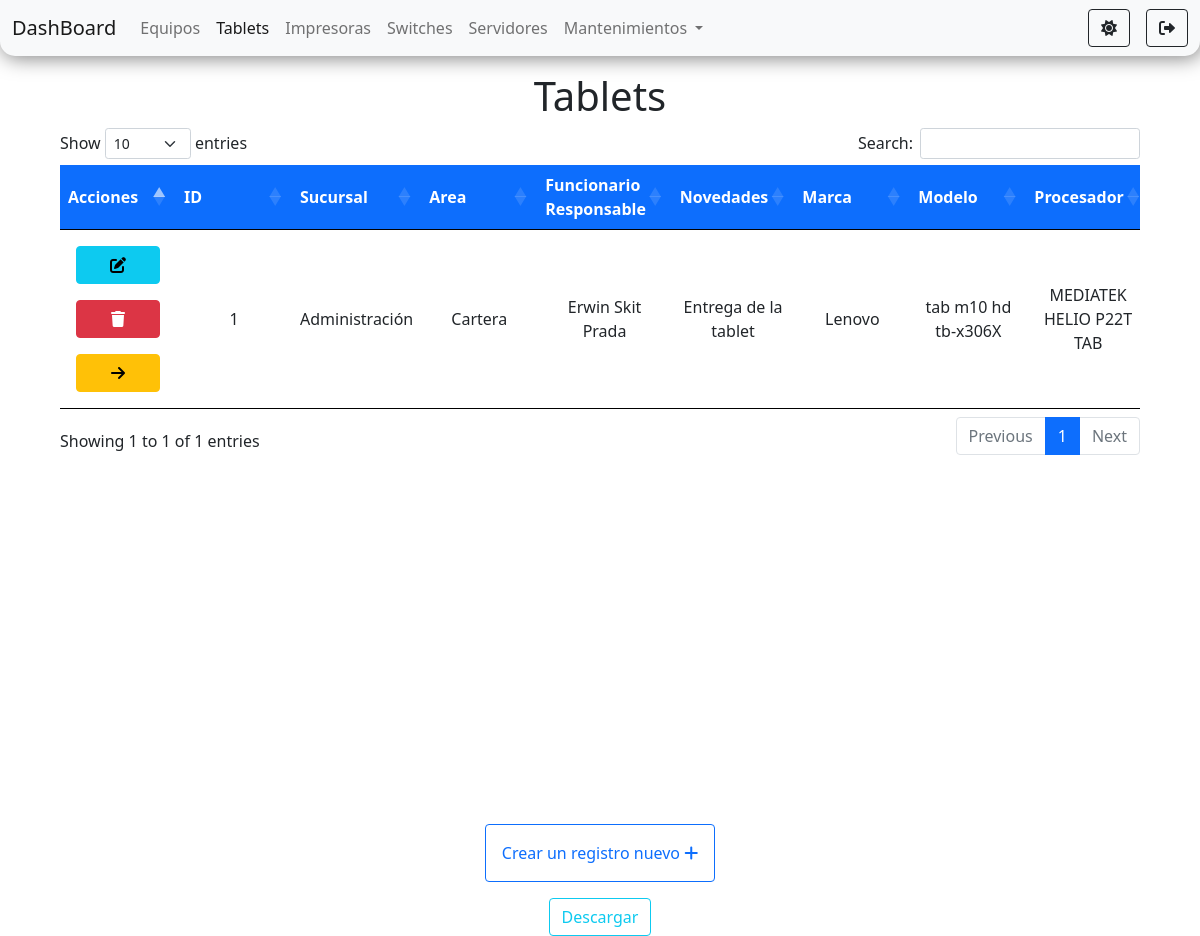
Page /pages/tablets/tablets.php (signed in) on the earlier database version.
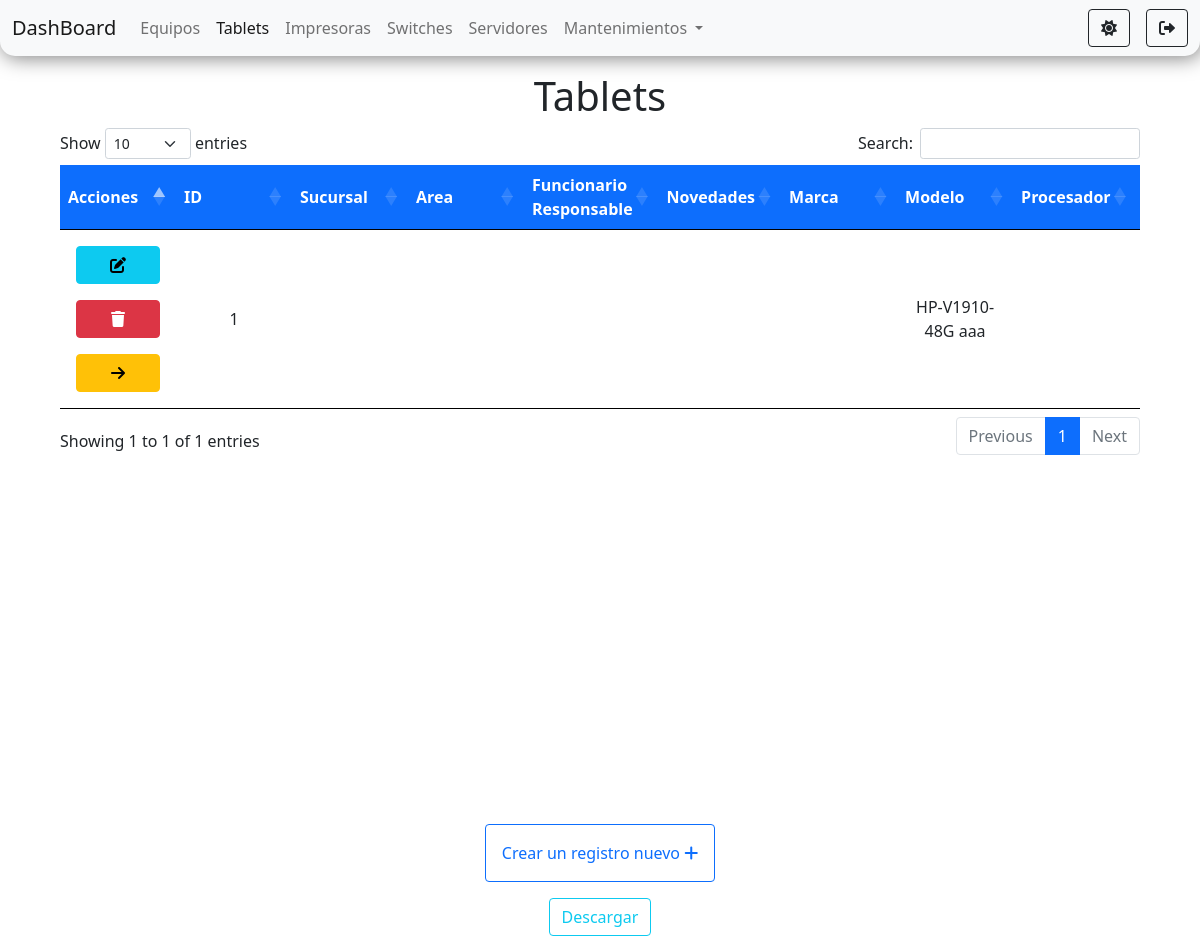
Same page on the later database version.
### tables this page shows
CREATE TABLE `tablets` (
  `id` int(11) NOT NULL,
  `sucursal` varchar(100) NOT NULL,
  `area` varchar(100) NOT NULL,
  `funcionario_responsable` varchar(100) NOT NULL,
  `novedades` varchar(100) NOT NULL,
  `marca` varchar(100) NOT NULL,
  `modelo` varchar(100) NOT NULL,
  `procesador` varchar(100) NOT NULL,
  `nucleos` int(11) NOT NULL,
  `ram` int(11) NOT NULL,
  `resolucion` varchar(100) NOT NULL,
  `serial` varchar(100) NOT NULL,
  `imei` int(11) NOT NULL,
  `bateria` int(11) NOT NULL,
  `rom` int(11) NOT NULL,
  `camara_frontal` int(11) NOT NULL,
  `camara_trasera` int(11) NOT NULL,
  `os` varchar(100) NOT NULL
);

### tables/tables.php (called while the page is built, shortened)
<?php
    $tablets = "SELECT * FROM tablets";
    $tabletssResult = $connection->query($tablets);
?>

### pages/tablets/tablets.php (the view, shortened to what the changed rows need)
<?php
    require_once('../../connection/connection.php');
    require_once('../../tables/tables.php');
?>
<!doctype html>
<html lang="es">
<head>
    <link rel="stylesheet" href="https://cdnjs.cloudflare.com/ajax/libs/font-awesome/6.0.0-beta2/css/all.min.css" />
    <link href="https://cdn.jsdelivr.net/npm/bootstrap@5.1.2/dist/css/bootstrap.min.css" rel="stylesheet"
>
    <link rel="stylesheet" href="https://cdn.datatables.net/1.11.3/css/dataTables.bootstrap5.min.css">
    <link rel="stylesheet" href="../../styles/styles.css">
</head>
<body id="body">
    <div class="container-fluid d-flex flex-column align-items-center mt-3">
        <h1>Tablets</h1>
        <div class="tabla">
            <table id="equipos" class="table text-center mt-4">
                <thead>
                    <tr class="bg-primary text-white">
                        <th scope="col">Acciones</th>
                        <th scope="col">ID</th>
                        <th scope="col">Sucursal</th>
                        <th scope="col">Area</th>
                        <th scope="col">Funcionario Responsable</th>
                        <th scope="col">Novedades</th>
                        <th scope="col">Marca</th>
                        <th scope="col">Modelo</th>
                        <th scope="col">Procesador</th>
                        <th scope="col">Nucleos</th>
                    </tr>
                </thead>
                <tbody>
                    <?php
                        if($tabletssResult ->num_rows>0){
                            while($row = $tabletssResult ->fetch_assoc()){
                    ?>
                    <tr id="tr<?php echo $row['id']?>">
                    <td class="d-flex flex-column justify-content-around">
                            <a href="./edid.php/?id=<?php echo $row['id']?>" class="btn btn-info m-2"  title="editar"><i class="fas fa-edit"></i></a>
                            <a  onclick="confirmar('<?php echo $row['id']?>', 'tablets')" class="btn btn-danger m-2"  title="eliminar"><i class="fas fa-trash"></i></a>
                            <a  onclick="select('<?php echo $row['id']?>')" class="btn btn-warning m-2"  title="seleccionar"><i class="fas fa-arrow-right"></i></a>
                        </td>
                        <td><?php echo $row['id']  ?></td>
                        <td><?php echo $row['sucursal'] ?></td>
                        <td><?php echo $row['area'] ?></td>
                        <td><?php echo $row['funcionario_responsable']?></td>
                        <td><?php echo $row['novedades']?></td>
                        <td><?php echo $row['marca'];  ?></td>
                        <td><?php echo $row["modelo"]  ?></td>
                        <td><?php echo $row['procesador']?></td>
                        <td><?php echo $row['nucleos']?></td>
                    </tr>
                    <?php }} ?>
                </tbody>
            </table>
        </div>
    </div>
</body>
</html>

Differences in the rows shown:
changed tablets id 1: modelo "tab m10 hd tb-x306X" → "HP-V1910-48G aaa"; sucursal "Administración" → (not shown); area "Cartera" → (not shown); funcionario_responsable "Erwin Skit Prada" → (not shown); novedades "Entrega de la tablet" → (not shown); marca "Lenovo" → (not shown); procesador "MEDIATEK HELIO P22T TAB" → (not shown)
